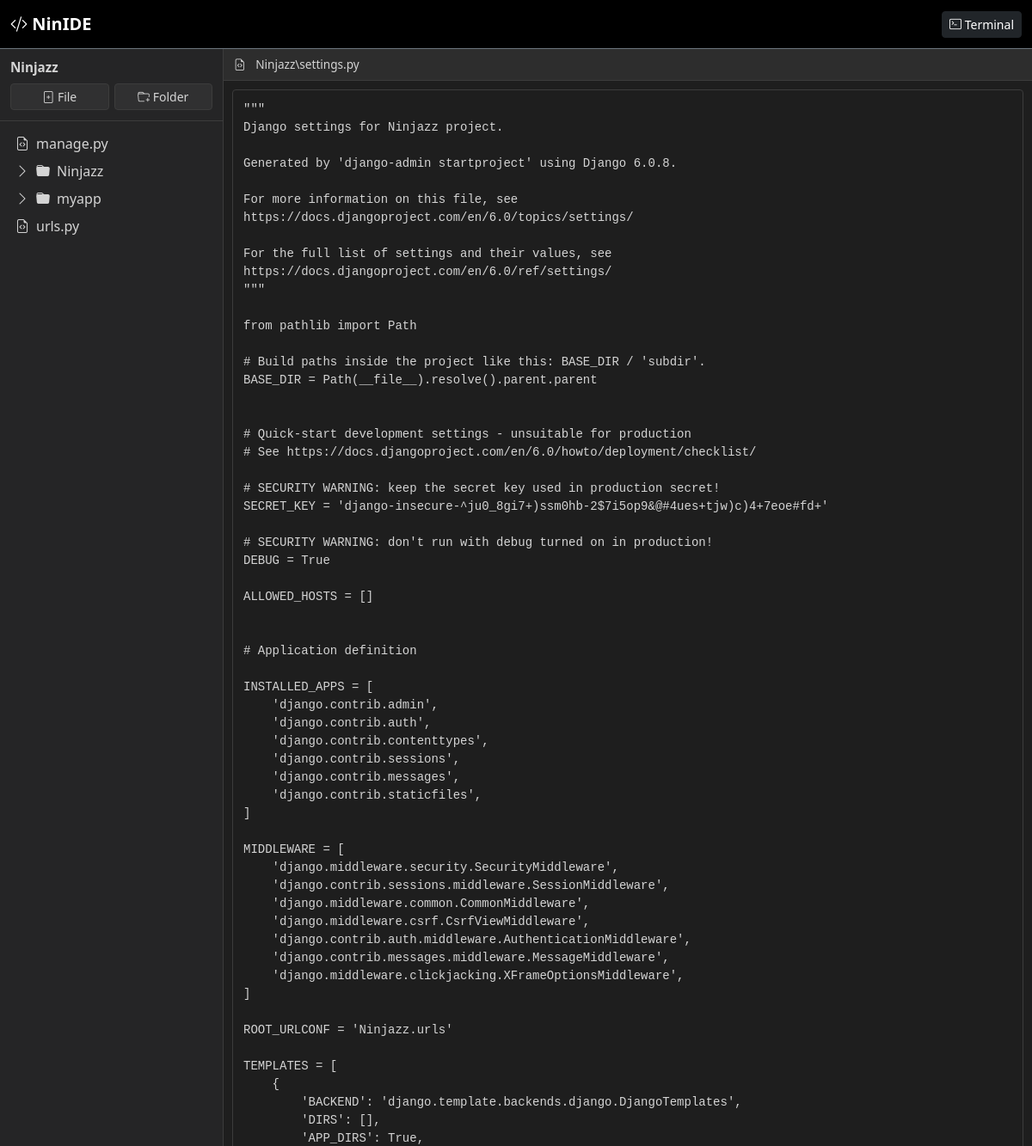
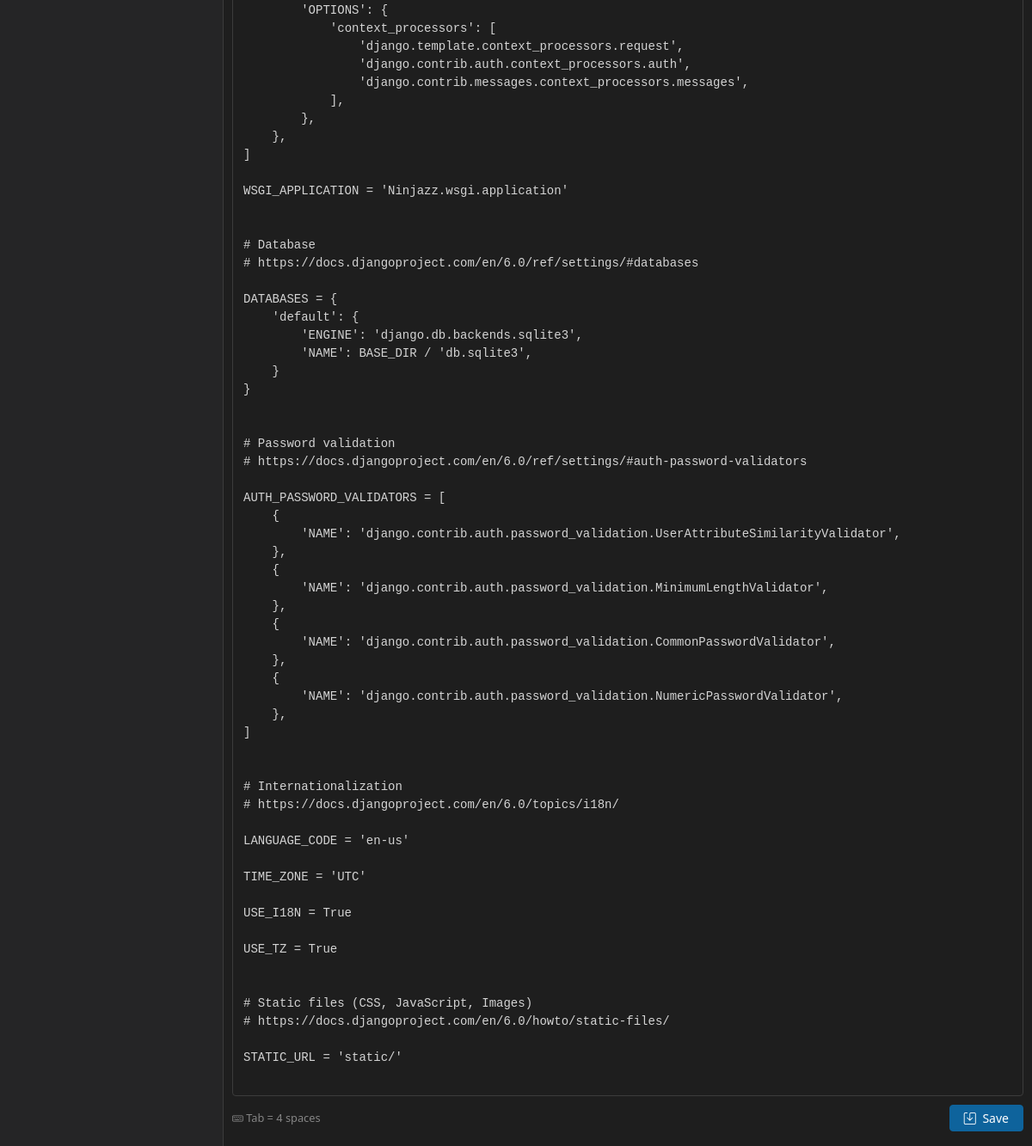
The app's page /file/217/ with its own data (2 pictures, top to bottom).
### editor/models.py (models this page shows)
class Project(models.Model):
    name = models.CharField(max_length=50)
    password = models.CharField(max_length=255)
    created_at = models.DateTimeField(auto_now_add=True)

class File(models.Model):
    project = models.ForeignKey(
        Project,
        on_delete=models.CASCADE
    )
    name = models.CharField(max_length=255)
    path = models.CharField(max_length=255)
    content = models.TextField(blank=True)
    is_directory = models.BooleanField(default=False)

### editor/views.py (the view)
def open_file(request, file_id):
    file = get_object_or_404(
        File,
        id=file_id,
        is_directory=False
    )
    project = file.project
    tree = build_file_tree(project)
    return render(
        request,
        "editor.html",
        {
            "project": project,
            "tree": tree,
            "selected_file": file,
        }
    )

### editor/templates/editor.html (shortened to what this page needs)
{% extends "base.html" %}
{% block css %}
{% load static %} <link rel="stylesheet" href="{% static 'editor/editor.css' %}">
{% endblock %}
{% block navbar_actions %} <a href="{% url 'terminal' project.id %}" class="btn btn-dark btn-sm"> <i class="bi bi-terminal"></i> <span class="d-none d-sm-inline">Terminal</span> </a>
{% endblock %}
{% block content %}
<div class="ide-layout">
<aside
    class="file-sidebar offcanvas-lg offcanvas-start"
    tabindex="-1"
    id="fileSidebar"
    aria-labelledby="fileSidebarLabel"
>
    <div class="sidebar-header">
        <div class="d-flex align-items-center justify-content-between">
            <div class="min-width-0">
                <h5
                    id="fileSidebarLabel"
                    class="project-name mb-0"
                    title="{{ project.name }}"
                >
                    {{ project.name }}
                </h5>
            </div>
        </div>
        <div class="sidebar-actions">
            <button
                class="btn btn-outline-secondary btn-sm"
                data-bs-toggle="modal"
                data-bs-target="#createFileModal"
                title="Create file"
            >
                <i class="bi bi-file-plus"></i>
                <span>File</span>
            </button>
            <button
                class="btn btn-outline-secondary btn-sm"
                data-bs-toggle="modal"
                data-bs-target="#createFolderModal"
                title="Create folder"
            >
                <i class="bi bi-folder-plus"></i>
                <span>Folder</span>
            </button>
        </div>
    </div>
    <div class="file-tree">
        {% if tree %}
            {% include "editor/tree.html" with tree=tree %}
        {% else %}
            <p class="text-muted small px-2">
                No files.
            </p>
        {% endif %}
    </div>
</aside>
<section class="editor-area">
    <div class="editor-toolbar">
        <div class="file-title min-width-0">
            {% if selected_file %}
                <i class="bi bi-file-earmark-code me-2"></i>
                <span
                    title="{{ selected_file.path }}"
                >
                    {{ selected_file.path }}
                </span>
            {% else %}
                <span class="text-muted">
                    <i class="bi bi-file-earmark me-2"></i>
                    Select a file
                </span>
            {% endif %}
        </div>
    </div>
    {% if selected_file %}
        <form
            method="POST"
            action="{% url 'save_file' selected_file.id %}"
            class="editor-form"
        >
            <textarea
                id="editor"
                name="content"
                spellcheck="false"
                autocomplete="off"
                autocorrect="off"
                autocapitalize="off"
            >{{ selected_file.content }}</textarea>
            <div class="editor-footer">
                <span class="editor-hint">
                    <i class="bi bi-keyboard"></i>
                    Tab = 4 spaces
                </span>
                <button
                    type="submit"
                    class="btn btn-success btn-sm px-3"
                >
                    <i class="bi bi-save me-1"></i>
                    Save
                </button>
            </div>
        </form>
    {% endif %}
</section>
</div>
{% endblock %}

### editor/templates/editor/tree.html (shortened to what this page needs)
{% for item in tree %}
    {% if item.is_directory %}
        <div class="folder" data-path="{{ item.name }}">
            <div
                class="folder-header d-flex align-items-center gap-2 px-2 py-1 rounded"
            >
                <i class="bi bi-chevron-right folder-arrow"></i>
                <i class="bi bi-folder-fill"></i>
                <span>{{ item.name }}</span>
            </div>
        </div>
    {% else %}
        <a
            href="{% url 'open_file' item.file.id %}"
            class="file-item d-flex align-items-center gap-2 px-2 py-1 rounded text-decoration-none"
        >
            <i class="bi bi-file-earmark-code"></i>
            <span>{{ item.name }}</span>
        </a>
    {% endif %}
{% endfor %}

### editor/static/editor/editor.css (style rules this page uses)
html, body { height: 100%; margin: 0; }
.ide-layout { display: flex; flex-direction: column; height: calc(100vh - 56px); overflow: hidden; }
.editor-area { flex: 1; display: flex; flex-direction: column; min-height: 0; }
.editor-form { flex: 1; display: flex; flex-direction: column; min-height: 0; }
#editor { width: 100%; flex: 1; min-height: 350px; resize: vertical; font-family: monospace; font-size: 14px; line-height: 1.5; padding: 12px; border: 1px solid #dee2e6; border-radius: 4px; box-sizing: border-box; }
.editor-footer { display: flex; justify-content: space-between; align-items: center; padding: 8px 0; }

### editor/templates/editor.html (style rules this page uses)
:root { --ide-bg: #1e1e1e; --ide-sidebar-bg: #252526; --ide-toolbar-bg: #2d2d2d; --ide-border: #3c3c3c; --ide-text: #d4d4d4; --ide-muted: #858585; --ide-accent: #0e639c; --ide-accent-hover: #1177bb; }
html, body { height: 100%; margin: 0; background-color: var(--ide-bg); color: var(--ide-text); }
.ide-layout { display: flex !important; flex-direction: row !important; height: calc(100vh - 56px); overflow: hidden; background-color: var(--ide-bg); }
@media (min-width: 992px) { .file-sidebar.offcanvas-lg { flex: 0 0 260px !important; width: 260px !important; height: 100% !important; overflow-y: auto; } }
.editor-area { flex: 1 1 0; min-width: 0; height: 100%; }
.file-sidebar.offcanvas-lg { max-width: 280px !important; background-color: var(--ide-sidebar-bg) !important; border-right: 1px solid var(--ide-border); color: var(--ide-text); }
.sidebar-header { padding: 12px; border-bottom: 1px solid var(--ide-border); }
.project-name { color: var(--ide-text); font-weight: 600; font-size: 0.95rem; }
.sidebar-actions { display: flex; gap: 6px; margin-top: 10px; }
.sidebar-actions .btn { flex: 1; border-color: var(--ide-border); color: var(--ide-text); background: rgba(255, 255, 255, 0.05); }
.file-tree { padding: 10px; overflow-y: auto; }
.file-tree a, .file-tree .folder-header { color: var(--ide-text) !important; text-decoration: none; padding: 4px 6px; border-radius: 4px; display: flex; align-items: center; gap: 6px; }
.editor-area { flex: 1; display: flex; flex-direction: column; min-width: 0; background-color: var(--ide-bg); }
.editor-toolbar { background-color: var(--ide-toolbar-bg); border-bottom: 1px solid var(--ide-border); padding: 8px 12px; color: var(--ide-text); font-size: 0.85rem; }
.editor-form { flex: 1; display: flex; flex-direction: column; min-height: 0; padding: 10px; }
#editor { width: 100%; flex: 1; min-height: 0; background-color: #1e1e1e; color: #d4d4d4; border: 1px solid var(--ide-border); border-radius: 4px; padding: 12px; font-family: 'Consolas', 'Fira Code', 'Courier New', monospace; font-size: 14px; line-height: 1.5; outline: none; resize: none; tab-size: 4; }
.editor-footer { display: flex; justify-content: space-between; align-items: center; padding-top: 10px; color: var(--ide-muted); font-size: 0.8rem; }
.editor-footer .btn-success { background-color: var(--ide-accent); border-color: var(--ide-accent); }

### records on screen
Project: name "Ninjazz"
File: name "manage.py"
File: name "Ninjazz"
File: name "myapp"
File: name "urls.py"
File: path "Ninjazz\\settings.py", content "\"\"\" Django settings for Ninjazz project. Generated by 'django-admin startproject' using Django 6.0.8. For more information on this file, see https://docs.djangoproject.com/en/6.0/topics/settings/ For the full list of settings and their values, see https://docs.djangoproject.com/en/6.0/ref/settings/ \"\"\" from pathlib import Path # Build paths inside the project like this: BASE_DIR / 'subdir'. BASE_DIR = Path(__file__).resolve().parent.parent # Quick-start development settings - unsuitable for production # See https://docs.djangoproject.com/en/6.0/howto/deployment/checklist/ # SECURITY WARNING: keep the secret key used in production secret! SECRET_KEY =…"
